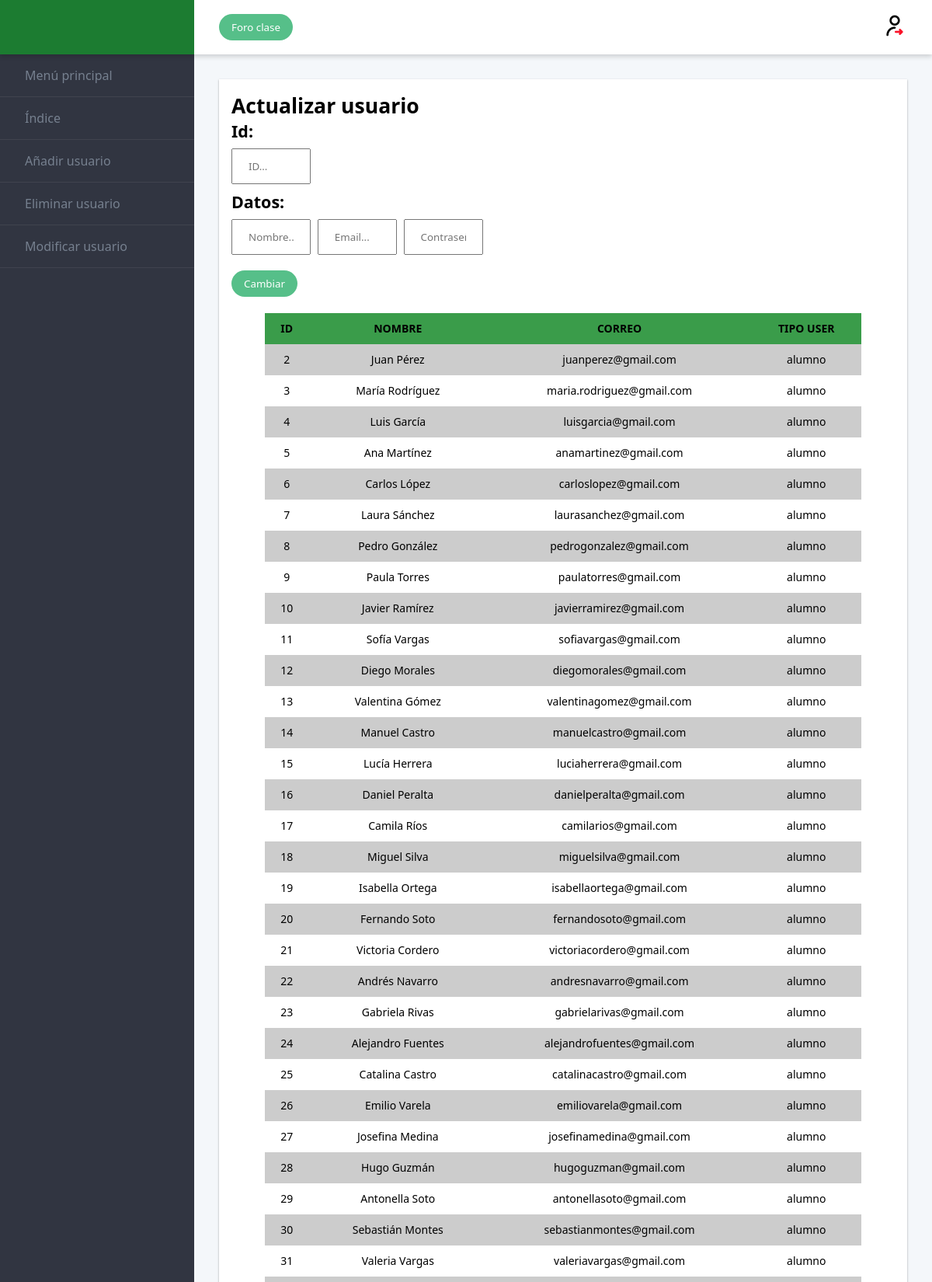
Page /admin/Usuarios/actualizaru.php (upper part) on the committed database.
### tables this page shows
CREATE TABLE `usuario` (
  `id_usuario` int(4) NOT NULL,
  `nombre` varchar(50) DEFAULT NULL,
  `correo` varchar(100) NOT NULL,
  `contraseña` varchar(100) NOT NULL,
  `tipo_usuario` varchar(20) NOT NULL
);

### admin/Usuarios/actualizaru.php (the view, shortened to what this page needs)
<!DOCTYPE html>
<html lang="en">
  <head>
    <link rel="stylesheet" href="../style.css">
  </head>
  <body>
  <div class="admin">
  <header class="admin__header">
    <a href="adminindex.php" class="logo">
    </a>
    <div class="toolbar">
      <button class="btn  btn--primary">Foro clase</button>
      <a href="../../cerrar_sesion.php" class="logout"><img src="../img/cerrar-sesion.png"></a>
    </div>
  </header>
  <nav class="admin__nav">
    <ul class="menu">
      <li class="menu__item">
        <a class="menu__link" href="../adminindex.php">Menú principal</a>
      </li>
      <li class="menu__item">
        <a class="menu__link" href="./usuarios.php">Índice</a>
      </li>
      <li class="menu__item">
        <a class="menu__link" href="./añadiru.php">Añadir usuario</a>
      </li>
      <li class="menu__item">
        <a class="menu__link" href="./eliminaru.php">Eliminar usuario</a>
      </li>
      <li class="menu__item">
        <a class="menu__link" href="./actualizaru.php">Modificar usuario</a>
      </li>
    </ul>
  </nav>
  <main class="admin__main">
    <div class="dashboard">
      <div class="dashboard__item dashboard__item--full">
        <div class="card">
        <h5>Actualizar usuario</h5>
        <form action="actualizaru2.php" method="post">
         <div class="izq">
            <h6>Id: </h6>
            <input type="id" placeholder="ID..." name="id">
         </div>
         <div class="cen">
            <h6>Datos: </h6>
            <input type="text" placeholder="Nombre..." name="nombre" required>
            <input type="email" placeholder="Email..." name="email" required>
            <input type="password" placeholder="Contraseña..." name="contraseña" required>
         </div>
         <div class="der">
            <input type="Submit" value="Cambiar" name="entrar"  class="btn  btn--primary">
         </div>
   </form>
            <?php
                $conexion = mysqli_connect("db", "root", "rootroot") or die("No se puede conectar con el servidor");
                mysqli_select_db($conexion, "educados") or die("No se puede seleccionar la base de datos");
                $instruccion = "select * from usuario WHERE tipo_usuario IN ('alumno', 'padre')";
                $consulta = mysqli_query($conexion, $instruccion) or die("Fallo en la consulta");
                $nfilas = mysqli_num_rows($consulta);
                if ($nfilas > 0) {
                    print("<TABLE class='table'>\n");
                    print("<TR>\n");
                    print("<TH>ID</TH>\n");
                    print("<TH>NOMBRE</TH>\n");
                    print("<TH>CORREO</TH>\n");
                    print("<TH>TIPO USER</TH>\n");
                    print("</TR>\n");
                for ($i = 0; $i < $nfilas; $i++) {
                    $resultado = mysqli_fetch_array($consulta);
                    print("<TR>\n");
                    print("<TD>" . $resultado['id_usuario'] . "</TD>\n");
                    print("<TD>" . $resultado['nombre'] . "</TD>\n");
                    print("<TD>" . $resultado['correo'] . "</TD>\n");
                    print("<TD>" . $resultado['tipo_usuario'] . "</TD>\n");
                    print("</TR>\n");
                }
                print("</TABLE>\n");
            } else {
                print("No hay trabajadores disponibles para mostrar");
            }
    ?>
        </div>
      </div>
    </div>
  </main>
</div>
  </body>
</html>

### admin/style.css (style rules this page uses)
* { box-sizing: border-box; margin: 0; font-family: 'Source Sans 3', 'Segoe UI', Tahoma, Geneva, Verdana, sans-serif; }
body { height: 100%; overflow-x: hidden; margin: 0; }
.admin { --spacing: 1rem; display: flex; flex-wrap: wrap; display: grid; height: 100vh; grid-template-rows: 70px 1fr 70px; grid-template-columns: 250px 1fr; grid-template-areas: "header header" "nav main" "footer footer"; }
.admin__header { display: flex; flex-basis: 100%; grid-area: header; height: 70px; background-color: #fff; box-shadow: 0 3px 6px rgba(0, 0, 0, 0.16); position: relative; }
.admin__nav { flex: 0 0 250px; grid-area: nav; background-color: #313541; }
.admin__main { flex: 1; grid-area: main; padding: var(--spacing); overflow-y: auto; overflow-x: hidden; -webkit-overflow-scrolling: touch; background-color: #f4f7fa; }
@media screen and (min-width: 48rem) { .admin { --spacing: 2rem; } }
.dashboard { --column-count: 2; display: flex; flex-wrap: wrap; margin: 0 calc(var(--spacing) * -0.5); display: grid; grid-template-columns: repeat(var(--column-count), 1fr); grid-gap: var(--spacing); }
.dashboard__item { flex: 1 1 50%; grid-column-end: span 2; padding: calc(var(--spacing) / 2); }
.dashboard__item--full { flex-basis: 100%; grid-column: 1/-1; }
@media screen and (min-width: 48rem) { .dashboard { --column-count: 4; } }
a { color: #1c7c31; text-decoration: none; }
img { max-width: 100%; height: auto; }
.logo { display: flex; flex: 0 0 250px; height: 70px; justify-content: center; align-items: center; position: relative; margin: 0; color: #fff; background-color: #1c7c31; font-size: 1rem; }
.toolbar { display: flex; flex: 1; justify-content: space-between; align-items: center; padding: 0 var(--spacing); }
.menu { list-style-type: none; padding: 0; }
.menu__item { border-bottom: 1px solid rgba(255, 255, 255, 0.07); }
.menu__link { display: block; padding: 1rem 2rem; color: #76808f; text-decoration: none; }
.card { height: 100%; padding: 1rem; font-size: 2rem; font-weight: 300; background-color: #fff; box-shadow: 0 1px 3px rgba(0, 0, 0, 0.12), 0 1px 2px rgba(0, 0, 0, 0.24); transition: all 0.3s cubic-bezier(0.25, 0.8, 0.25, 1); }
.btn { display: inline-block; border-radius: 5em; border: 0; padding: 0.5rem 1rem; white-space: nowrap; }
.btn--primary { color: #fff; background-color: #56bf89; }
table { width: 90%; border-collapse: collapse; border-spacing: 0; font-size: 14px; font-family: 'Source Sans 3', 'Segoe UI', Tahoma, Geneva, Verdana, sans-serif; text-align: center; margin: 20px auto; }
th, td { padding: 10px; vertical-align: center; border: 1px solid #41414100; }
th { background-color: #3a9c4a; font-weight: bold; }
tr:nth-child(even) td { background-color: #cccccc; }
input[type=id] { width: 12%; padding: 12px 20px; margin: 8px 0; box-sizing: border-box; }
input[type=text] { width: 12%; padding: 12px 20px; margin: 8px 0; box-sizing: border-box; }
input[type=email] { width: 12%; padding: 12px 20px; margin: 8px 0; box-sizing: border-box; }
input[type=password] { width: 12%; padding: 12px 20px; margin: 8px 0; box-sizing: border-box; }

### rows in the picture
usuario: id_usuario "2", nombre "Juan Pérez", correo "juanperez@gmail.com", tipo_usuario "alumno"
usuario: id_usuario "3", nombre "María Rodríguez", correo "maria.rodriguez@gmail.com", tipo_usuario "alumno"
usuario: id_usuario "4", nombre "Luis García", correo "luisgarcia@gmail.com", tipo_usuario "alumno"
usuario: id_usuario "5", nombre "Ana Martínez", correo "anamartinez@gmail.com", tipo_usuario "alumno"
usuario: id_usuario "6", nombre "Carlos López", correo "carloslopez@gmail.com", tipo_usuario "alumno"
usuario: id_usuario "7", nombre "Laura Sánchez", correo "laurasanchez@gmail.com", tipo_usuario "alumno"
usuario: id_usuario "8", nombre "Pedro González", correo "pedrogonzalez@gmail.com", tipo_usuario "alumno"
usuario: id_usuario "9", nombre "Paula Torres", correo "paulatorres@gmail.com", tipo_usuario "alumno"
usuario: id_usuario "10", nombre "Javier Ramírez", correo "javierramirez@gmail.com", tipo_usuario "alumno"
usuario: id_usuario "11", nombre "Sofía Vargas", correo "sofiavargas@gmail.com", tipo_usuario "alumno"
usuario: id_usuario "12", nombre "Diego Morales", correo "diegomorales@gmail.com", tipo_usuario "alumno"
usuario: id_usuario "13", nombre "Valentina Gómez", correo "valentinagomez@gmail.com", tipo_usuario "alumno"
usuario: id_usuario "14", nombre "Manuel Castro", correo "manuelcastro@gmail.com", tipo_usuario "alumno"
usuario: id_usuario "15", nombre "Lucía Herrera", correo "luciaherrera@gmail.com", tipo_usuario "alumno"
usuario: id_usuario "16", nombre "Daniel Peralta", correo "danielperalta@gmail.com", tipo_usuario "alumno"
usuario: id_usuario "17", nombre "Camila Ríos", correo "camilarios@gmail.com", tipo_usuario "alumno"
usuario: id_usuario "18", nombre "Miguel Silva", correo "miguelsilva@gmail.com", tipo_usuario "alumno"
usuario: id_usuario "19", nombre "Isabella Ortega", correo "isabellaortega@gmail.com", tipo_usuario "alumno"
usuario: id_usuario "20", nombre "Fernando Soto", correo "fernandosoto@gmail.com", tipo_usuario "alumno"
usuario: id_usuario "21", nombre "Victoria Cordero", correo "victoriacordero@gmail.com", tipo_usuario "alumno"
usuario: id_usuario "22", nombre "Andrés Navarro", correo "andresnavarro@gmail.com", tipo_usuario "alumno"
usuario: id_usuario "23", nombre "Gabriela Rivas", correo "gabrielarivas@gmail.com", tipo_usuario "alumno"
usuario: id_usuario "24", nombre "Alejandro Fuentes", correo "alejandrofuentes@gmail.com", tipo_usuario "alumno"
usuario: id_usuario "25", nombre "Catalina Castro", correo "catalinacastro@gmail.com", tipo_usuario "alumno"
usuario: id_usuario "26", nombre "Emilio Varela", correo "emiliovarela@gmail.com", tipo_usuario "alumno"
usuario: id_usuario "27", nombre "Josefina Medina", correo "josefinamedina@gmail.com", tipo_usuario "alumno"
usuario: id_usuario "28", nombre "Hugo Guzmán", correo "hugoguzman@gmail.com", tipo_usuario "alumno"
usuario: id_usuario "29", nombre "Antonella Soto", correo "antonellasoto@gmail.com", tipo_usuario "alumno"
usuario: id_usuario "30", nombre "Sebastián Montes", correo "sebastianmontes@gmail.com", tipo_usuario "alumno"
usuario: id_usuario "31", nombre "Valeria Vargas", correo "valeriavargas@gmail.com", tipo_usuario "alumno"
